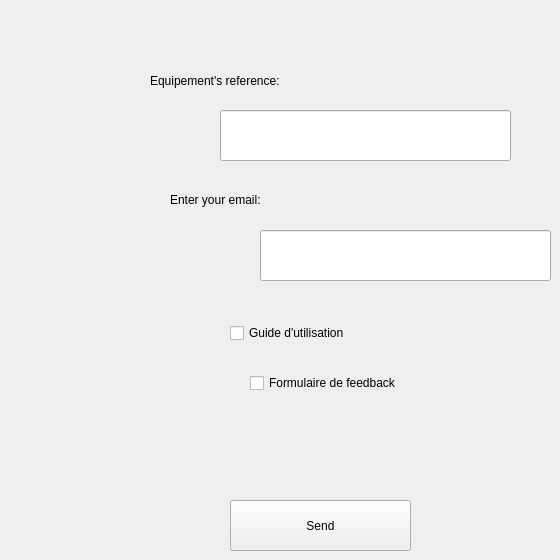
      <widget class="QWidget" name="tab_4">
       <attribute name="icon">
        <iconset>
         <normaloff>:/res/email.ico</normaloff>:/res/email.ico</iconset>
       </attribute>
       <attribute name="title">
        <string>mail</string>
       </attribute>
       <widget class="QLabel" name="label_20">
        <property name="geometry">
         <rect>
          <x>150</x>
          <y>50</y>
          <width>221</width>
          <height>61</height>
         </rect>
        </property>
        <property name="styleSheet">
         <string notr="true">font: 12pt &quot;Segoe UI&quot;;</string>
        </property>
        <property name="text">
         <string>Equipement's reference:</string>
        </property>
       </widget>
       <widget class="QLineEdit" name="lineEditMail">
        <property name="geometry">
         <rect>
          <x>260</x>
          <y>230</y>
          <width>291</width>
          <height>51</height>
         </rect>
        </property>
       </widget>
       <widget class="QPushButton" name="email_Btn">
        <property name="geometry">
         <rect>
          <x>230</x>
          <y>500</y>
          <width>181</width>
          <height>51</height>
         </rect>
        </property>
        <property name="text">
         <string>Send</string>
        </property>
        <property name="icon">
         <iconset>
          <normaloff>:/res/send_1.ico</normaloff>:/res/send_1.ico</iconset>
        </property>
       </widget>
       <widget class="QLineEdit" name="lineEditReference_2">
        <property name="geometry">
         <rect>
          <x>220</x>
          <y>110</y>
          <width>291</width>
          <height>51</height>
         </rect>
        </property>
       </widget>
       <widget class="QCheckBox" name="checkBoxGuide">
        <property name="geometry">
         <rect>
          <x>230</x>
          <y>320</y>
          <width>151</width>
          <height>26</height>
         </rect>
        </property>
        <property name="text">
         <string>Guide d'utilisation</string>
        </property>
       </widget>
       <widget class="QCheckBox" name="checkBoxFormulaire">
        <property name="geometry">
         <rect>
          <x>250</x>
          <y>370</y>
          <width>181</width>
          <height>26</height>
         </rect>
        </property>
        <property name="text">
         <string>Formulaire de feedback</string>
        </property>
       </widget>
       <widget class="QLabel" name="label_21">
        <property name="geometry">
         <rect>
          <x>170</x>
          <y>190</y>
          <width>151</width>
          <height>20</height>
         </rect>
        </property>
        <property name="styleSheet">
         <string notr="true">font: 12pt &quot;Segoe UI&quot;;</string>
        </property>
        <property name="text">
         <string>Enter your email:</string>
        </property>
       </widget>
      </widget>
